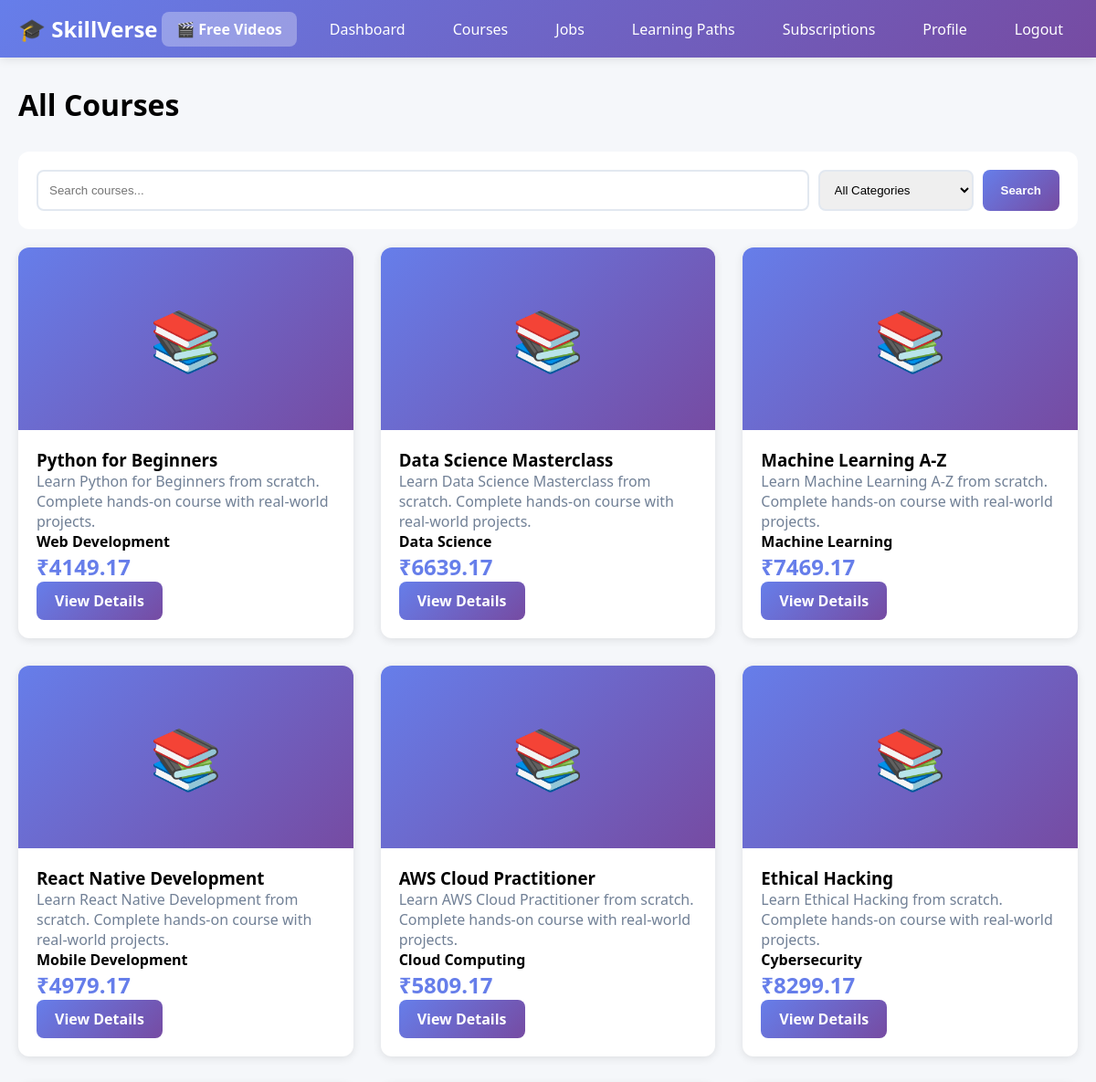
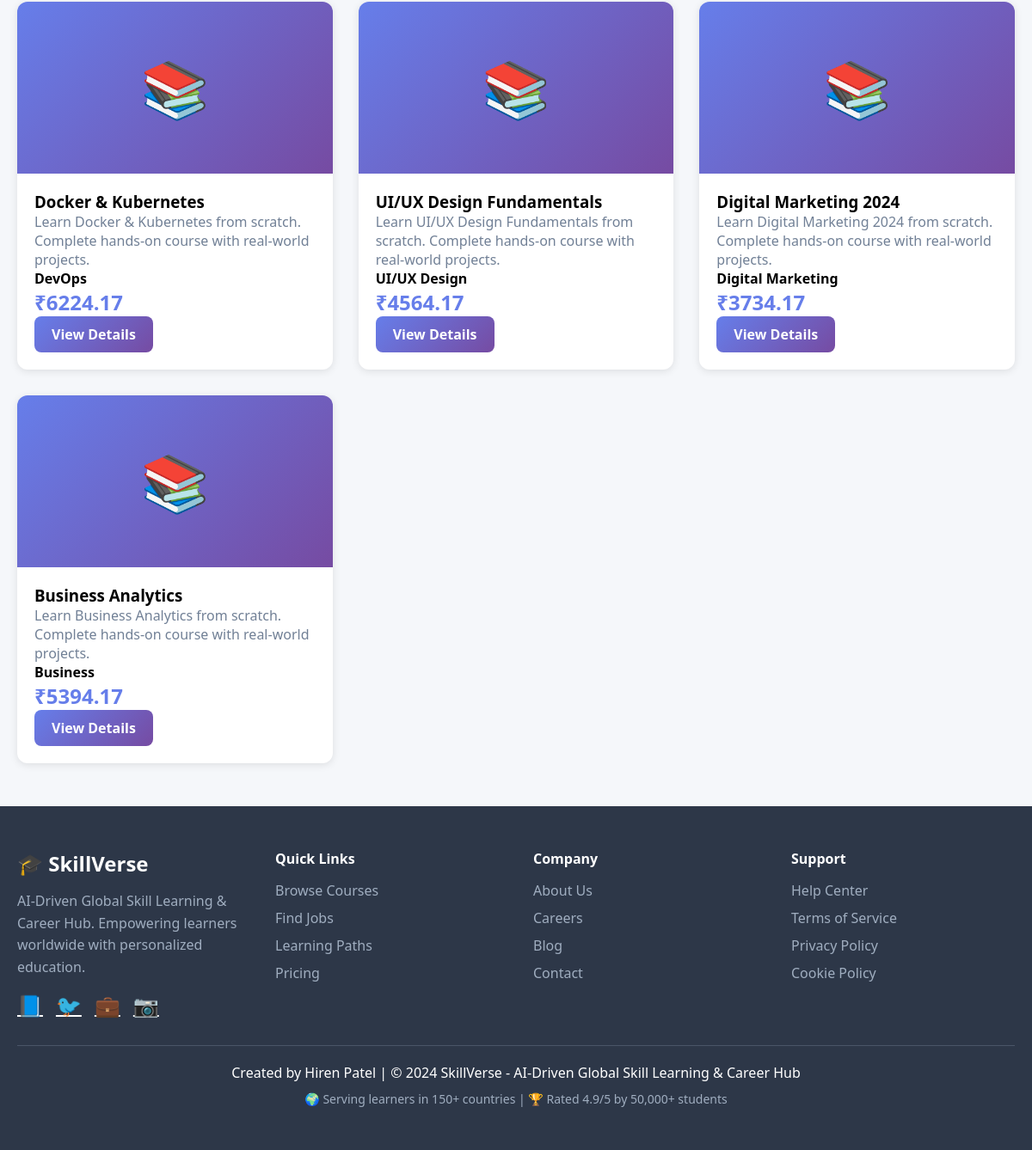
The app's page /courses/ (signed in) with its own data (2 pictures, top to bottom).
### courses/models.py (models this page shows, shortened)
class Course(models.Model):
    SOURCE_CHOICES = [
        ('internal', 'Internal'),
        ('coursera', 'Coursera'),
        ('udemy', 'Udemy'),
        ('youtube', 'YouTube'),
    ]
    title = models.CharField(max_length=200)
    description = models.TextField()
    instructor = models.CharField(max_length=100)
    source = models.CharField(max_length=20, choices=SOURCE_CHOICES, default='internal')
    url = models.URLField(blank=True)
    price = models.DecimalField(max_digits=10, decimal_places=2, default=0)
    thumbnail = models.URLField(blank=True)
    category = models.CharField(max_length=100, default='General')
    duration = models.CharField(max_length=50, blank=True)
    rating = models.DecimalField(max_digits=3, decimal_places=2, default=0)
    created_at = models.DateTimeField(auto_now_add=True)

### courses/views.py (the view)
# urls.py: path('courses/', views.courses_view, name='courses'),
@login_required
def courses_view(request):
    category = request.GET.get('category')
    search = request.GET.get('search')
    courses = Course.objects.all()
    if category:
        courses = courses.filter(category=category)
    if search:
        courses = courses.filter(title__icontains=search)
    categories = Course.objects.values_list('category', flat=True).distinct()
    return render(request, 'courses/courses.html', {'courses': courses, 'categories': categories})

### courses/templatetags/currency_filters.py (called while the page is built)
@register.filter
def usd_to_inr(value):
    try:
        return round(float(value) * 83, 2)
    except:
        return value

### courses/templates/courses/courses.html (shortened to what this page needs)
{% extends 'courses/base.html' %}
{% load currency_filters %}
{% block content %}
<div class="container">
    <h1 style="margin-bottom: 30px;">All Courses</h1>
    <div class="search-bar">
        <form method="get" style="display: flex; gap: 10px; width: 100%;">
            <input type="text" name="search" placeholder="Search courses..." value="{{ request.GET.search }}">
            <select name="category">
                <option value="">All Categories</option>
            </select>
            <button type="submit" class="btn btn-primary">Search</button>
        </form>
    </div>
    <div class="courses-grid">
        {% for course in courses %}
        <div class="course-card">
            <div class="course-img">📚</div>
            <div class="course-content">
                <h3>{{ course.title }}</h3>
                <p style="color: #718096;">{{ course.description|truncatewords:15 }}</p>
                <p><strong>{{ course.category }}</strong></p>
                <p style="font-size: 24px; color: #667eea; font-weight: bold;">₹{{ course.price|usd_to_inr }}</p>
                <a href="{% url 'course_detail' course.pk %}" class="btn btn-primary">View Details</a>
            </div>
        </div>
        {% empty %}
        <p style="grid-column: 1/-1; text-align: center; color: #a0aec0;">No courses found</p>
        {% endfor %}
    </div>
</div>
{% endblock %}

### courses/templates/courses/base.html (style rules this page uses)
* { margin: 0; padding: 0; box-sizing: border-box; }
body { font-family: 'Segoe UI', Tahoma, Geneva, Verdana, sans-serif; background: #f5f7fa; }
.btn { padding: 10px 20px; border: none; border-radius: 8px; cursor: pointer; font-weight: 600; text-decoration: none; display: inline-block; transition: all 0.3s; }
.btn-primary { background: linear-gradient(135deg, #667eea 0%, #764ba2 100%); color: white; }
.container { max-width: 1200px; margin: 30px auto; padding: 0 20px; }

### courses/templates/courses/courses.html (style rules this page uses)
.search-bar { background: white; padding: 20px; border-radius: 12px; margin-bottom: 20px; display: flex; gap: 10px; }
.search-bar input { flex: 1; padding: 12px; border: 2px solid #e2e8f0; border-radius: 8px; }
.search-bar select { padding: 12px; border: 2px solid #e2e8f0; border-radius: 8px; }
.courses-grid { display: grid; grid-template-columns: repeat(auto-fill, minmax(300px, 1fr)); gap: 30px; }
.course-card { background: white; border-radius: 12px; overflow: hidden; box-shadow: 0 2px 10px rgba(0,0,0,0.1); transition: transform 0.3s; }
.course-img { width: 100%; height: 200px; background: linear-gradient(135deg, #667eea 0%, #764ba2 100%); display: flex; align-items: center; justify-content: center; font-size: 64px; }
.course-content { padding: 20px; }

### records on screen
Course: title "Python for Beginners", description "Learn Python for Beginners from scratch. Complete hands-on course with real-world projects.", category "Web Development", price "4149.17"
Course: title "Data Science Masterclass", description "Learn Data Science Masterclass from scratch. Complete hands-on course with real-world projects.", category "Data Science", price "6639.17"
Course: title "Machine Learning A-Z", description "Learn Machine Learning A-Z from scratch. Complete hands-on course with real-world projects.", category "Machine Learning", price "7469.17"
Course: title "React Native Development", description "Learn React Native Development from scratch. Complete hands-on course with real-world projects.", category "Mobile Development", price "4979.17"
Course: title "AWS Cloud Practitioner", description "Learn AWS Cloud Practitioner from scratch. Complete hands-on course with real-world projects.", category "Cloud Computing", price "5809.17"
Course: title "Ethical Hacking", description "Learn Ethical Hacking from scratch. Complete hands-on course with real-world projects.", category "Cybersecurity", price "8299.17"
Course: title "Docker & Kubernetes", description "Learn Docker & Kubernetes from scratch. Complete hands-on course with real-world projects.", category "DevOps", price "6224.17"
Course: title "UI/UX Design Fundamentals", description "Learn UI/UX Design Fundamentals from scratch. Complete hands-on course with real-world projects.", category "UI/UX Design", price "4564.17"
Course: title "Digital Marketing 2024", description "Learn Digital Marketing 2024 from scratch. Complete hands-on course with real-world projects.", category "Digital Marketing", price "3734.17"
Course: title "Business Analytics", description "Learn Business Analytics from scratch. Complete hands-on course with real-world projects.", category "Business", price "5394.17"
